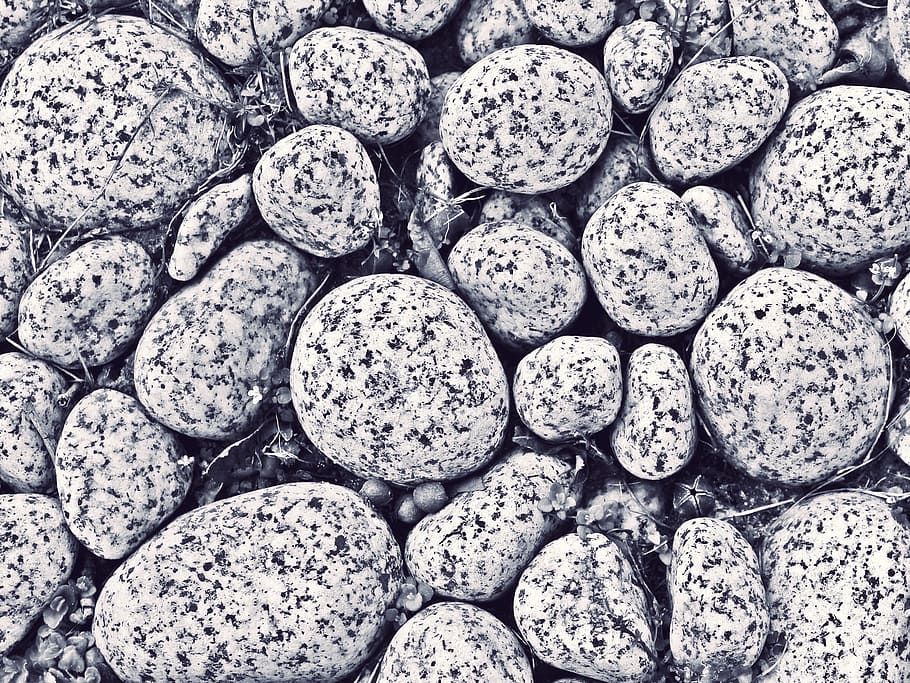
%> input picture Final/Data/Ex2.jpg, 910 x 683 px
$ octave Ex2.m   (GNU Octave 9; MATLAB toolbox functions it lacks are replaced by stand-ins)
%> lines starting %> are read from the running program, lines starting %| are printed output that depends on the picture; in (x1, y1, x2, y2) boxes, pixels count from 0 and x2, y2 are one past the last pixel; in counts of white or black regions, pixels touching at a corner belong together; the program's own positions count from 1
%%%%%
clear , clc , close all;

% (a) Read and display the original image
originalImage = imread('Ex2.jpg');
%> originalImage is the input picture: size 683x910x3 uint8; mean R, G, B 157.1, 154.7, 162.8
figure, imshow(originalImage), title('Original Image');

% (b) Binarize the original image using Otsu's method
grayImage = rgb2gray(originalImage);
level = graythresh(grayImage);
%> level = 0.537
binaryImage = im2bw(grayImage, level);
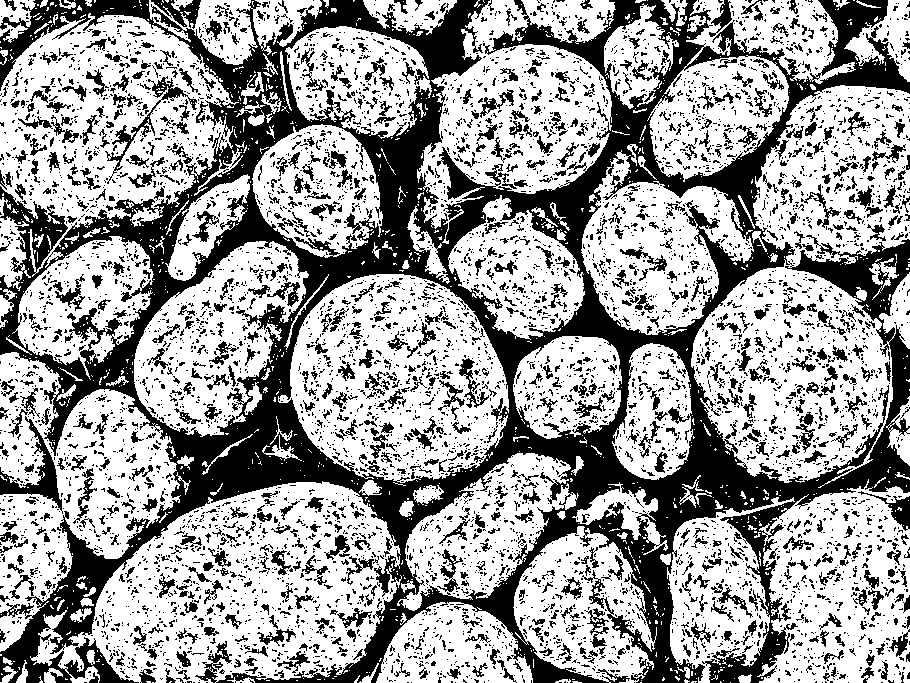
%> binaryImage: size 683x910 logical; 62.4% white; 6489 black regions (5604 under 20 px), largest, box (x1, y1, x2, y2) and area: (0, 0, 910, 683) 153893, (0, 416, 63, 514) 1464, (105, 76, 197, 184) 998
figure, imshow(binaryImage), title('Binary Image');

% (c) Fill small holes in the binary image
filledImage = imfill(binaryImage, 'holes');
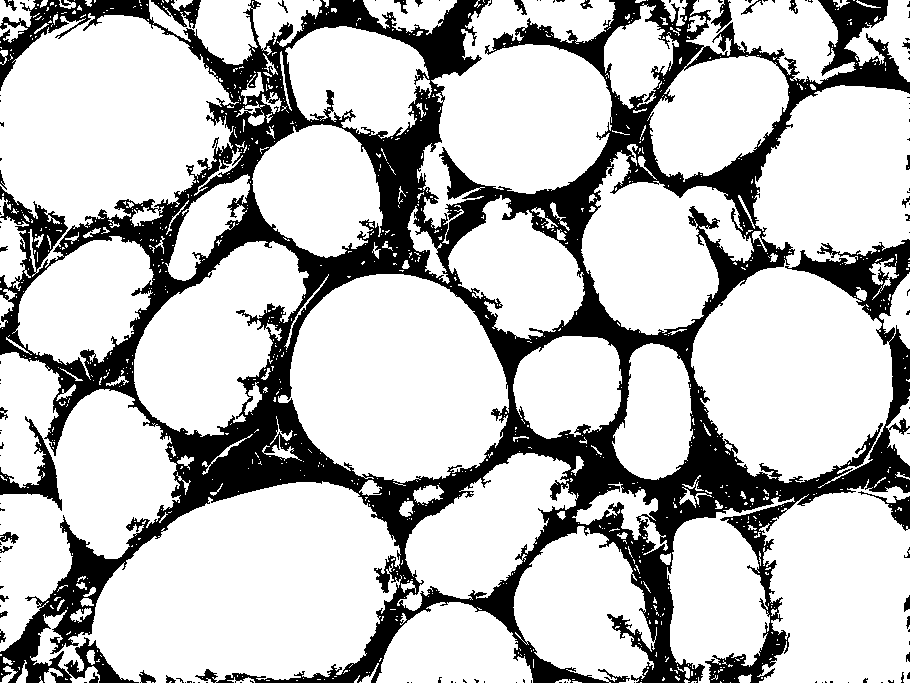
%> filledImage: size 683x910 logical; 75.4% white; 134 black regions (100 under 20 px), largest, box (x1, y1, x2, y2) and area: (0, 0, 910, 683) 148105, (0, 416, 62, 511) 1439, (151, 0, 201, 29) 607
figure, imshow(filledImage), title('Filled Binary Image');

% (d) Perform erosion on the binary image using a diamond structuring element
se = strel('diamond', 15);
erodedImage = imerode(filledImage, se);
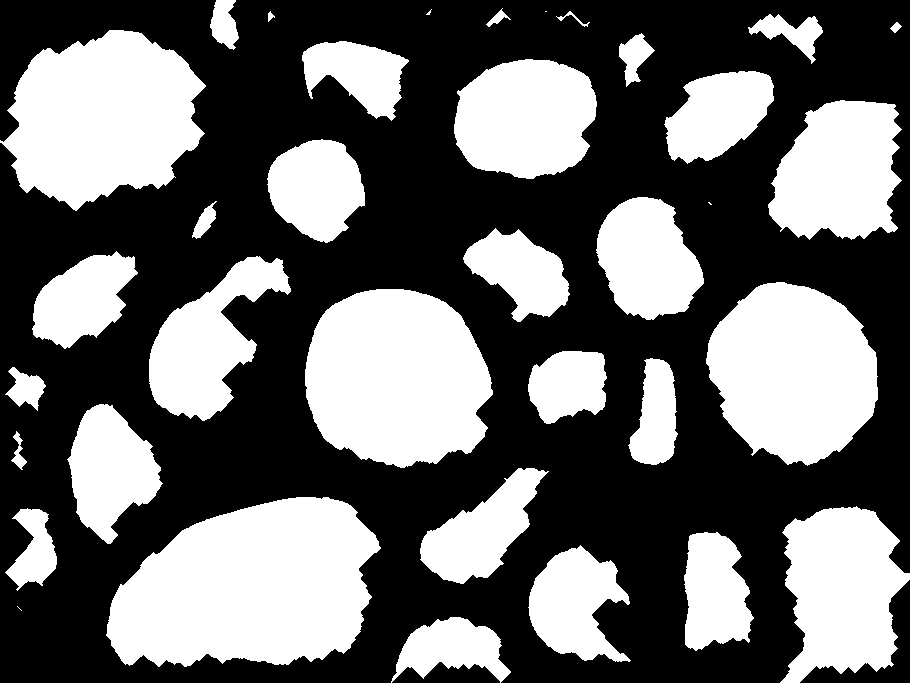
%> erodedImage: size 683x910 logical; 41.1% white; 36 white regions (4 under 20 px), largest, box (x1, y1, x2, y2) and area: (106, 497, 381, 667) 34732, (305, 289, 493, 468) 26430, (0, 30, 206, 211) 25736
figure, imshow(erodedImage), title('Eroded Binary Image');

% (e) Apply region labeling on the eroded image to count number of stones
%> (the run ends here)

$ run again, with Final/Data/Ex1.jfif saved as Final/Data/Ex2.jpg
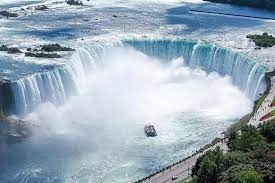
%> input picture Final/Data/Ex1.jfif, 275 x 183 px
%> originalImage is the input picture: size 183x275x3 uint8; mean R, G, B 151.3, 168.3, 181.8
%> level = 0.588
%> `binaryImage = im2bw(grayImage, level);`:
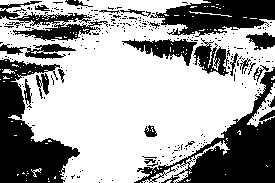
%> binaryImage: size 183x275 logical; 63.6% white; 284 black regions (260 under 20 px), largest, box (x1, y1, x2, y2) and area: (134, 67, 275, 183) 5157, (0, 59, 80, 183) 4893, (150, 0, 275, 37) 2868
%> filledImage: size 183x275 logical; 72.3% white; 19 black regions (10 under 20 px), largest, box (x1, y1, x2, y2) and area: (134, 67, 275, 183) 5016, (0, 59, 80, 183) 4860, (156, 0, 275, 36) 2833
%> `erodedImage = imerode(filledImage, se);`:
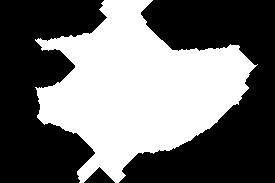
%> erodedImage: size 183x275 logical; 43.3% white; 1 white region, box (x1, y1, x2, y2) and area: (35, 0, 258, 183) 21803
